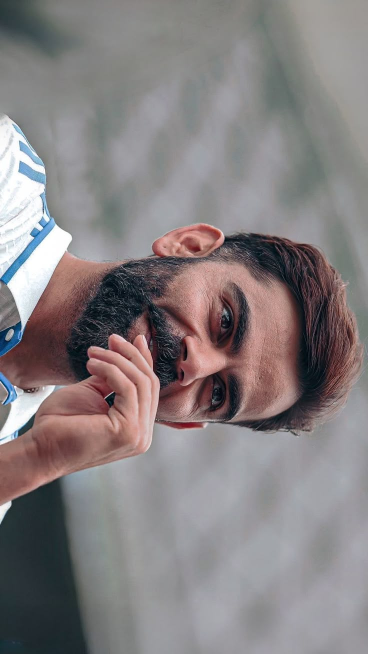
#> input picture data/kohli.jpeg, 736 x 1308 px (shown at 1/2 size)
$ python -i img_process.py   (imports and definitions only)
#> lines starting #> are read from the running program, lines starting #| are printed output that depends on the picture
# Single image, save as PNG:
# python preprocessing/img_process.py --image "path\img.jpg" --output_dir "data\processed_images" --format img --img_ext png --crop_mode center
# python preprocessing/img_process.py --input_dir "data\raw" --output_dir "data\processed_images_npy_batch" --format npy --npy_dtype float32 --crop_mode pad
# python preprocessing/img_process.py --input_dir "data\raw" --output_dir "data\processed_images_batch" --format img --img_ext jpg --crop_mode center


from __future__ import annotations

import argparse
from pathlib import Path

import numpy as np
from PIL import Image, ImageOps

TARGET_SIZE = 224
VALID_EXTS = {".jpg", ".jpeg", ".png", ".bmp", ".webp"}


def load_phone_image(image_path: str | Path) -> Image.Image:
    """Load image, correct phone EXIF rotation, convert to RGB (3 channels)."""
#> called with image_path = '../data/kohli.jpeg'
    with Image.open(image_path) as img:
#> img is the input picture: PIL image 736x1308 RGB; mean R, G, B 133.8, 127.5, 128.8
        return ImageOps.exif_transpose(img).convert("RGB")
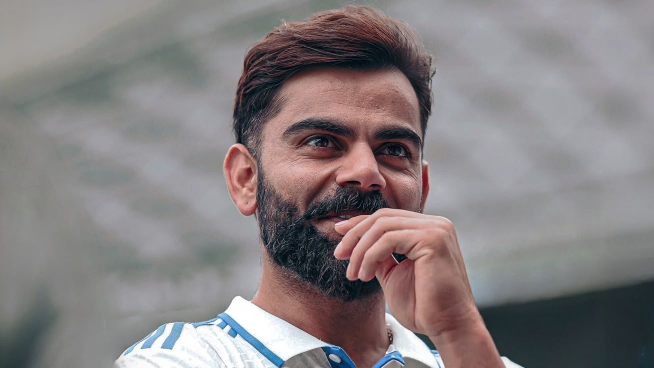
#> returned value: PIL image 1308x736 RGB (shown at 1/2 size); mean R, G, B 133.8, 127.5, 128.8


def center_crop_square(image: Image.Image) -> Image.Image:
    """Center-crop to square so object geometry is not stretched."""
    width, height = image.size
#> width = 1308; height = 736
    side = min(width, height)
#> side = 736
    left = (width - side) // 2
#> left = 286
    top = (height - side) // 2
#> top = 0
    return image.crop((left, top, left + side, top + side))
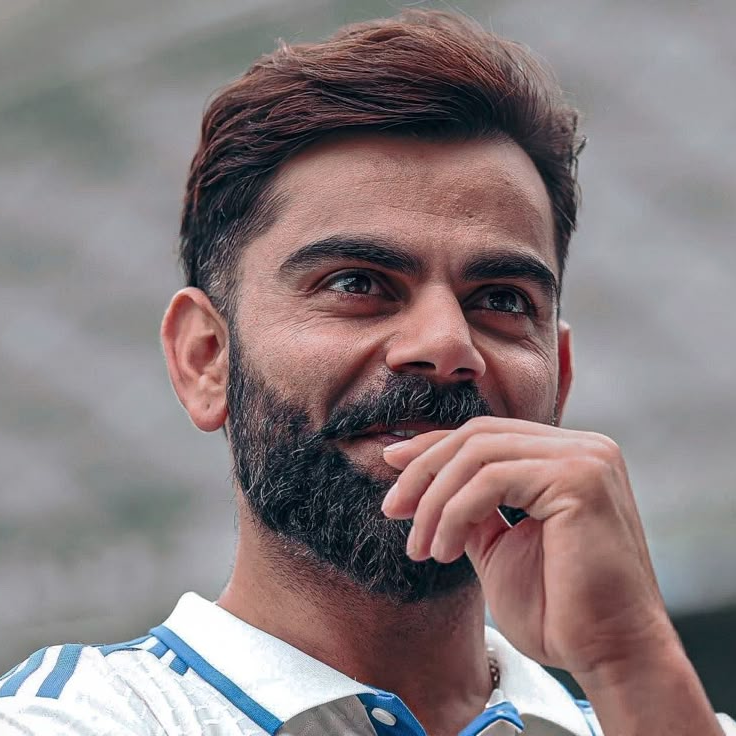
#> returned value: PIL image 736x736 RGB; mean R, G, B 136.5, 123.9, 125.4


# [12 lines left out: function pad_to_square, not called in this run]


def preprocess_image(
    image_path: str | Path,
    size: int = TARGET_SIZE,
    crop_mode: str = "center",
) -> np.ndarray:
    """
    Return a preprocessed image as uint8 numpy array with shape (224, 224, 3).
    """
    image = load_phone_image(image_path)
    if crop_mode == "center":
        image = center_crop_square(image)
    elif crop_mode == "pad":
        image = pad_to_square(image)
    else:
        raise ValueError("--crop_mode must be either 'center' or 'pad'")
    image = image.resize((size, size), Image.Resampling.BILINEAR)
    arr = np.asarray(image, dtype=np.uint8)
    if arr.shape != (size, size, 3):
        raise ValueError(f"Unexpected output shape {arr.shape}; expected {(size, size, 3)}")
    return arr


# [160 lines left out: functions save_processed_array, process_one, process_folder, build_parser, main, not called in this run]


# [2 lines not run here, left out]

>>> result = preprocess_image('../data/kohli.jpeg')
